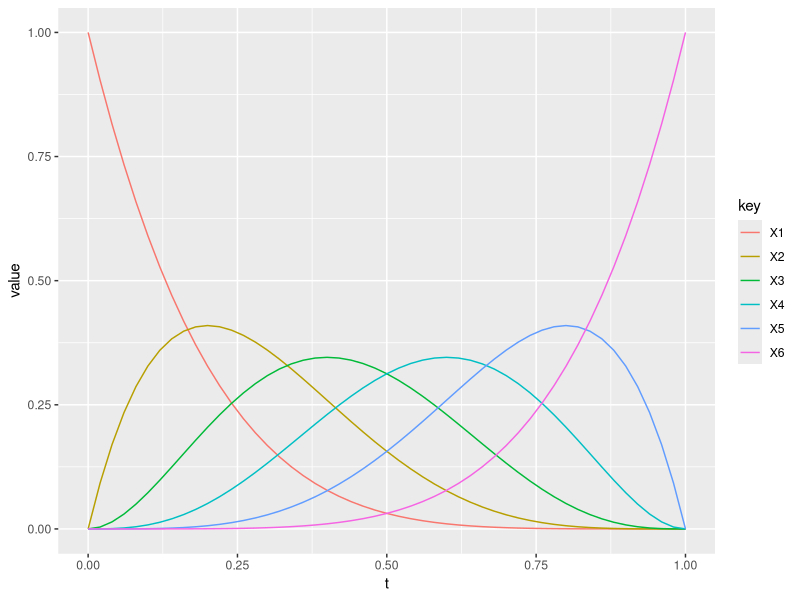
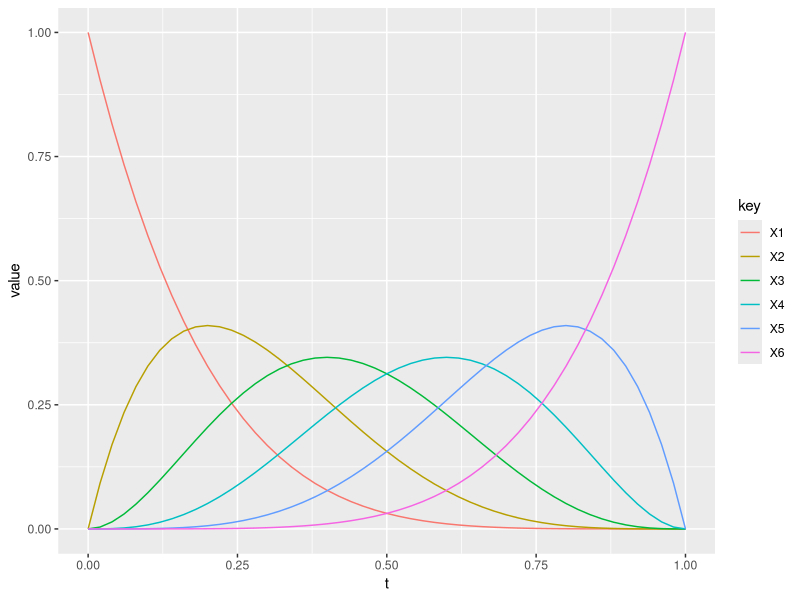
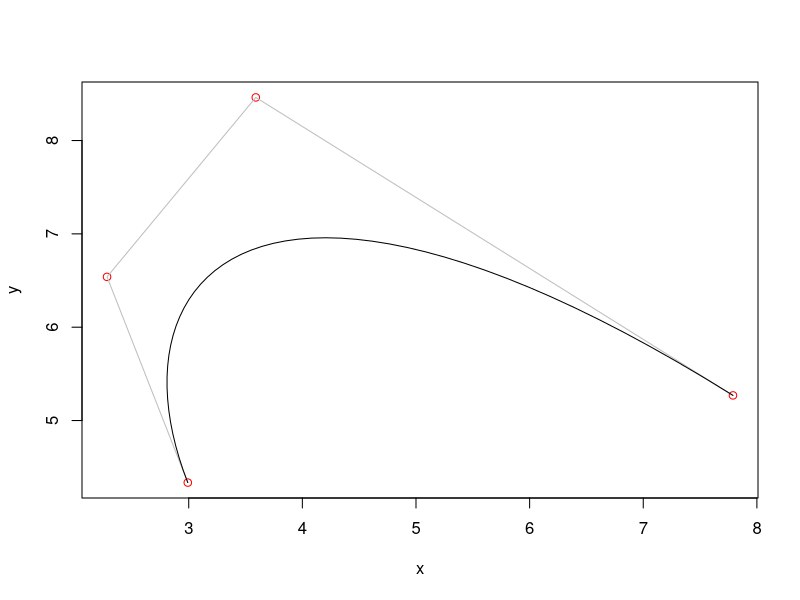
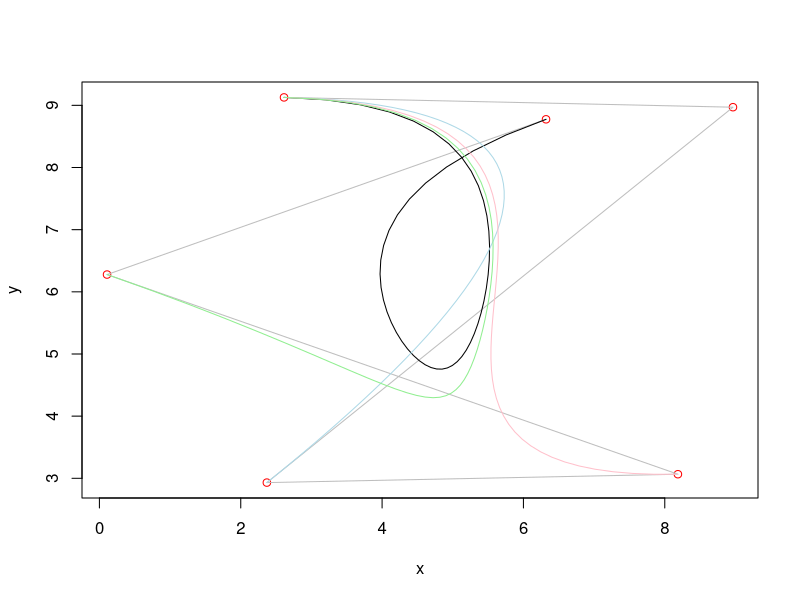
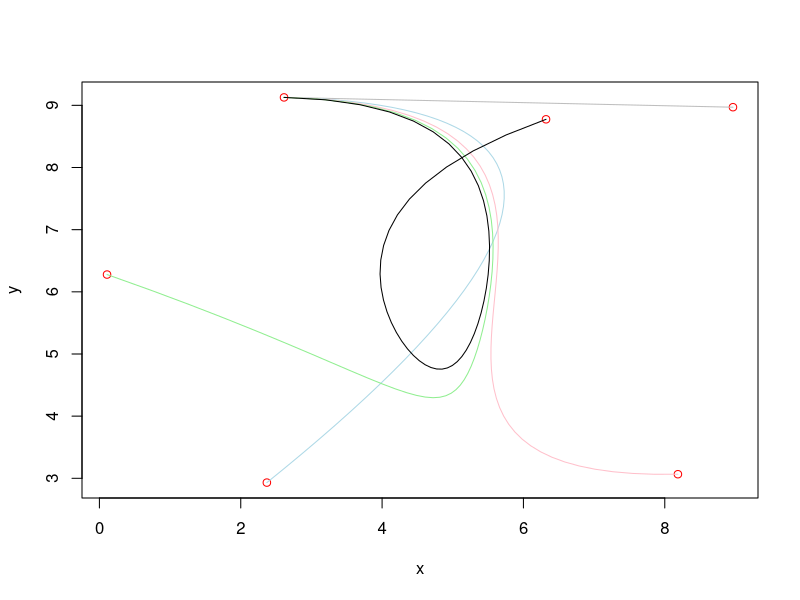
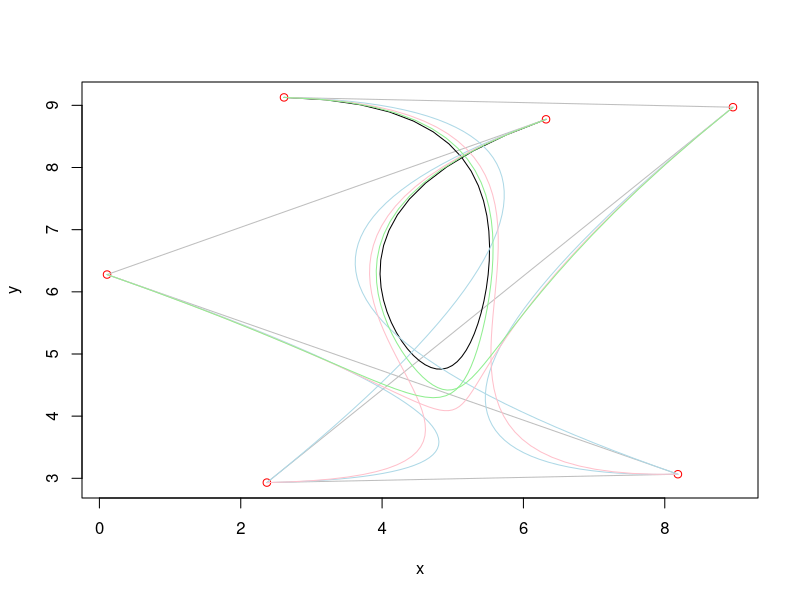

Write R code to recreate these figures, in order.
library(tidyverse)

bernstein = function(k,n){
  return(function(x){
    choose(n,k)*x^k*(1-x)^(n-k)}
  )
}

N = 5
a = sapply(0:N,function(x) bernstein(x,N))

z = sapply(a, function(f){
  t = seq(0,1,0.02)
  return(f(t))
})

zd = data.frame(t = seq(0,1,0.02),z)
gzd = gather(zd,"key","value",-1)
p = ggplot(data =gzd) +geom_line(aes(x = t,y = value, color = key))
print(p)

#---just use the dbinom to get it
t = seq(0,1,0.02)
s = sapply(t, function(p){dbinom(0:N,N,p)})
ss = data.frame(t = t, t(s))
gss = gather(ss,"key","value",-1)
p = ggplot(data =gss) +geom_line(aes(x = t,y = value, color = key))
print(p)


#pick N+1 random points
N = 3
t = seq(0,1,0.02)
s = sapply(t, function(p){dbinom(0:N,N,p)})

x = runif(N+1,max = 10)
y = runif(N+1,max = 10)
bx = matrix(x,ncol = N+1) %*% s
by = matrix(y,ncol = N+1) %*% s
plot(x,y,col = "red")
lines(x,y,col = "grey")
lines(bx,by)

#include the lower order
N = 5
t = seq(0,1,0.02)
s.list = sapply(1:N,
               function(w){
                 return(sapply(t,function(p){dbinom(0:w,w,p)}))
                 })

#x = runif(N+1,max = 10) 
x = c(2.6122230, 8.9649724, 2.3694770, 8.1857733, 0.1079161, 6.3198825)
#y = runif(N+1,max = 10) 
y = c(9.127837, 8.970236, 2.930961, 3.065698, 6.277990, 8.775528)

bx = matrix(x,ncol = N+1) %*% s.list[[N]]
by = matrix(y,ncol = N+1) %*% s.list[[N]]

plot(x,y,col = "red")
lines(x,y,col = "grey")
lines(bx,by)
colors = c('lightblue','pink','lightgreen')

for(k in seq(3,5)){
  bxq = matrix(x[1:k],ncol = k) %*% s.list[[k-1]]
  byq = matrix(y[1:k],ncol = k) %*% s.list[[k-1]]
  lines(bxq,byq,col = colors[k-2])
}

plot(x,y,col = "red")
colors = c('grey','lightblue','pink','lightgreen','black')

for(k in seq(2,6)){
  bxq = matrix(x[1:k],ncol = k) %*% s.list[[k-1]]
  byq = matrix(y[1:k],ncol = k) %*% s.list[[k-1]]
  lines(bxq,byq,col = colors[k-1])
}


plot(x,y,col = "red")
lines(x,y,col = "grey")
lines(bx,by)
colors = c('lightblue','pink','lightgreen')
for(k in seq(2,4)){
  for(j in 1:(N+1-k)){
    bxq = matrix(x[j:(j+k)],ncol = k+1) %*% s.list[[k]]
    byq = matrix(y[j:(j+k)],ncol = k+1) %*% s.list[[k]]
    lines(bxq,byq,col = colors[k-1] )
  }
}
